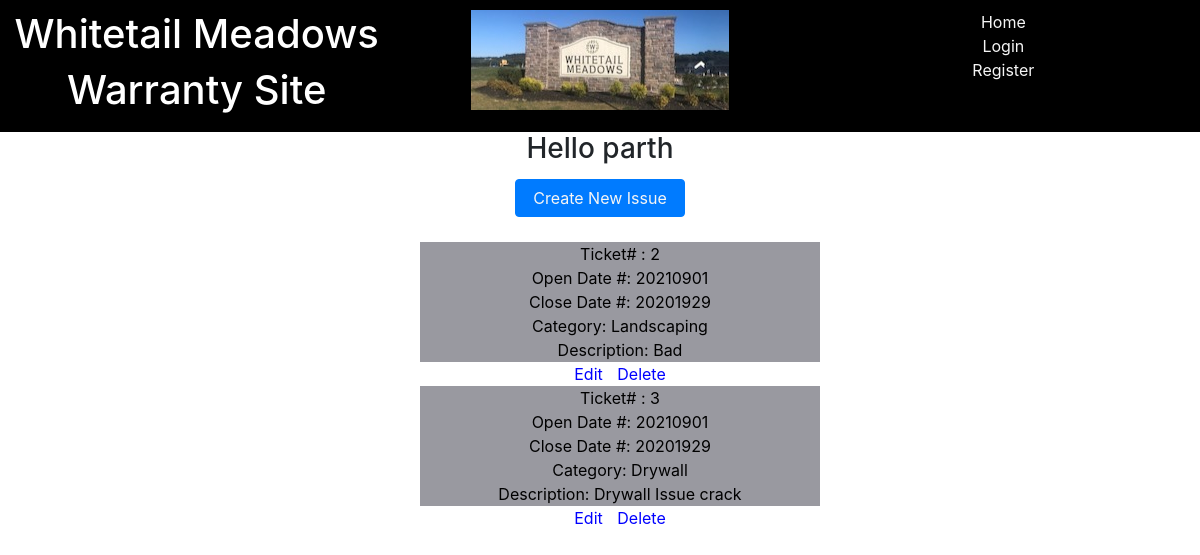
Screenshot of /welcome/2 with the database file from the repository.
### project_files/models.py (models this page shows, shortened)
class User(db.Model,UserMixin):
    __tablename__ = 'users'
    id = db.Column(db.Integer,primary_key=True)
    email = db.Column(db.String(64),unique=True,index=True)
    username = db.Column(db.String(64),unique=True,index=True)
    password_hash = db.Column(db.String(128))
    address = db.Column(db.String(128),unique=True,index=True)
    tickets = db.relationship('TicketModel',backref='tickets',lazy='dynamic')

class TicketModel(db.Model):
    __tablename__ = 'tickets'
    id = db.Column(db.Integer,primary_key=True)
    home_id = db.Column(db.Integer,db.ForeignKey('users.id'))
    desc = db.Column(db.Text)
    create_date = db.Column(db.Text) #MMDDYYYY
    close_date = db.Column(db.Text)
    category_id = db.Column(db.Integer,db.ForeignKey('category.id'))

class CategoryModel(db.Model):
    __tablename__='category'
    id = db.Column(db.Integer,primary_key=True)
    category = db.Column(db.Text)

### app.py (the view)
@app.route('/welcome/<user_id>',methods=['GET','POST'])
def welcome_user(user_id=0):
    user_id = int(user_id)
    session['user_id']=user_id
    owner = User.query.get_or_404(user_id).username
    tickets = db.session.query(CategoryModel.category,TicketModel.id,TicketModel.desc,\
        TicketModel.create_date,TicketModel.close_date)\
        .outerjoin(CategoryModel,TicketModel.category_id==CategoryModel.id).filter(TicketModel.home_id==user_id).all()
    return render_template('welcome_user.html',tickets=tickets,user_id=user_id,owner=owner)

### project_files/templates/welcome_user.html (shortened to what this page needs)
<!DOCTYPE html>
<html lang="en">
<head>
</head>
{% extends "base.html" %}
{% block content %}
<body>
    <div>
                <h3>Hello {{owner}} </h3>
                <h2>  <h2>
            <button class="btn btn-primary"><a class="wc" href="{{url_for('add_item')}}"> Create New Issue </a></button>
            <ul>
                {% for ticket in tickets %}
                <li class='listitem'>
                    <div>Ticket# : {{ticket.id}}</div>
                    <div>Open Date #: {{ticket.create_date}}</div>
                    <div>Close Date #:
                    {% if ticket.close_date == None %}
                        Active
                    {% else %}
                    {{ticket.close_date}}
                    {% endif %}
                    </div>
                    <div>Category: {{ticket.category}}</div>
                    <div>Description: {{ticket.desc}}</div>
                </li>
                <a href="/ticket/{{ticket.id}}">Edit</a>
                <a href="{{url_for('delete',ticket_id = ticket.id)}}">Delete</a>
                {% endfor %}
            </ul>
    </div>
</body>
{% endblock %}

### project_files/static/css/styles.css (style rules this page uses)
a { margin: 5px; color:blue; }
body { text-align: center; }
div { text-align: center; }
button { margin-top: 5px; margin-bottom: 25px; }
li { list-style: none; }
ul { list-style: none; }
.listitem { background-color: rgb(153, 153, 160); color:black; width: 400px; margin: auto; }
.wc { color: whitesmoke; }

### rows the page displays
User: username "parth"
TicketModel: id "2", create_date "20210901", close_date "20201929", category "Landscaping", desc "Bad"
TicketModel: id "3", create_date "20210901", close_date "20201929", category "Drywall", desc "Drywall Issue crack"
